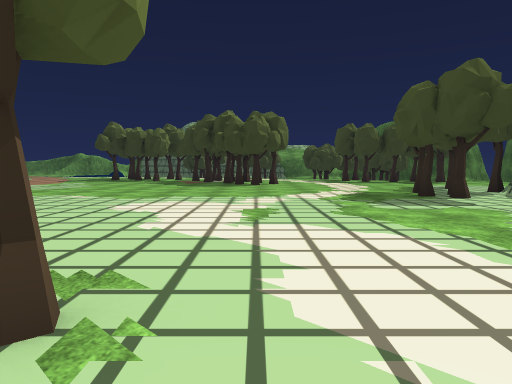
view 1 (above)

24 first-person views from a walk through a scene from a Unity 3-D project. The camera is 1.4 m above the floor, tilts 4° down and sees 70° across. The floor is counted in squares, 2 m on a side. Each view is taken from the middle of a square. On the plan, view 1 faces up. The plan holds only what a view shows up to about 11 squares ahead; the rest is blank. The place goes on beyond the plan. Some surface patterns are stand-ins.

view 2
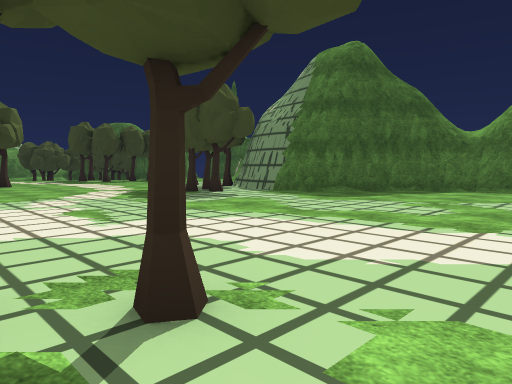

view 3
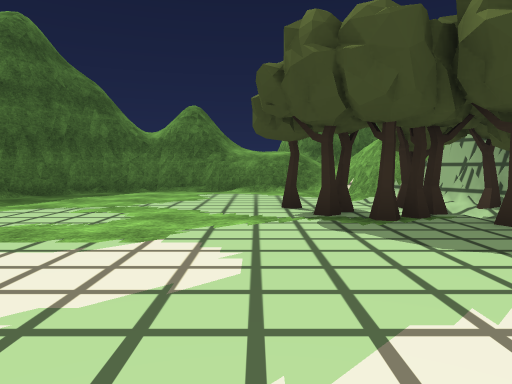

view 4
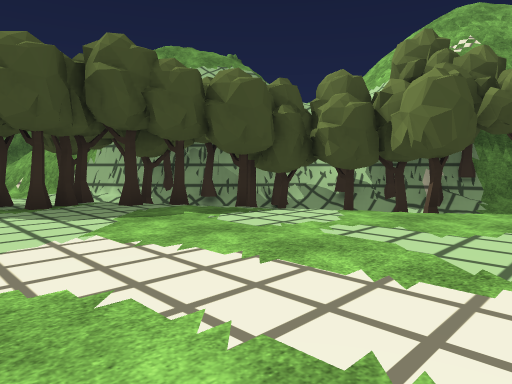

view 5
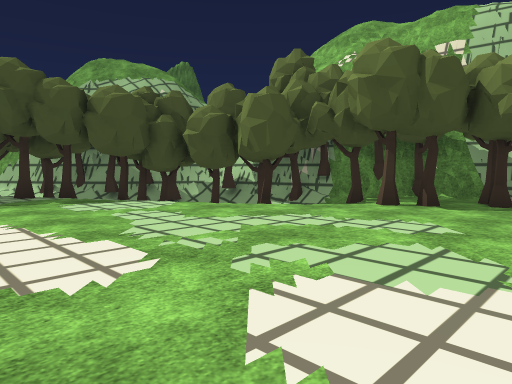

view 6
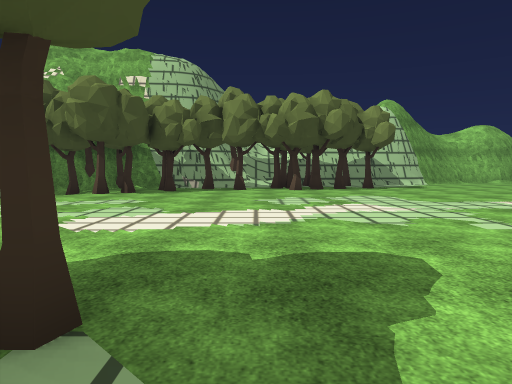

view 7
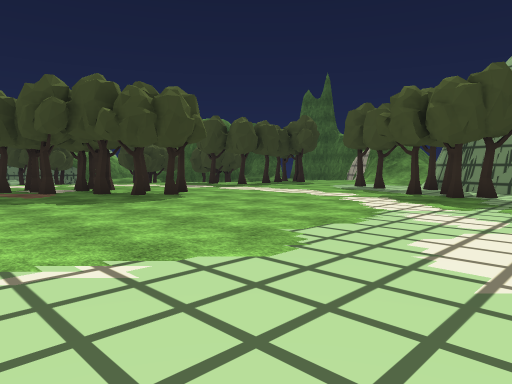

view 8
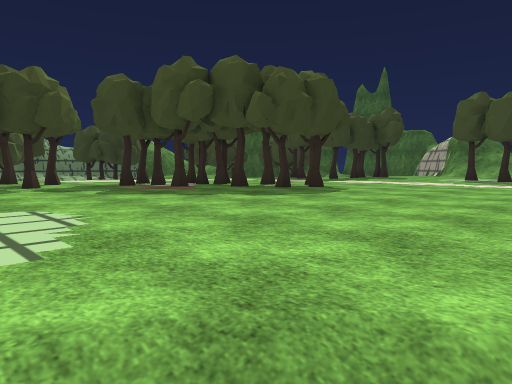

view 9
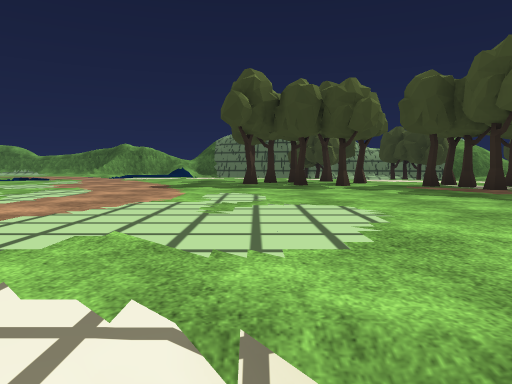

view 10
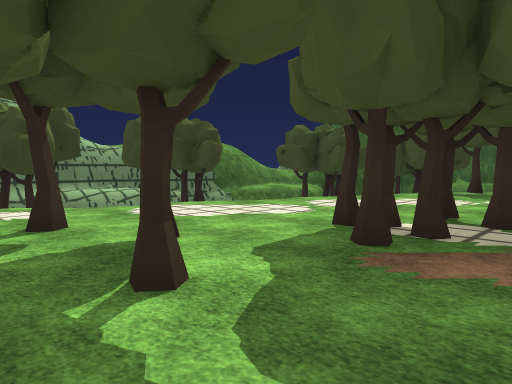

view 11
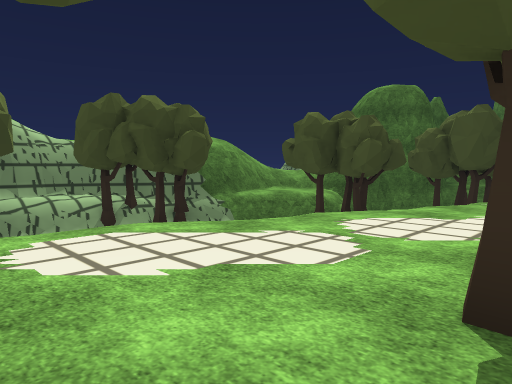

view 12
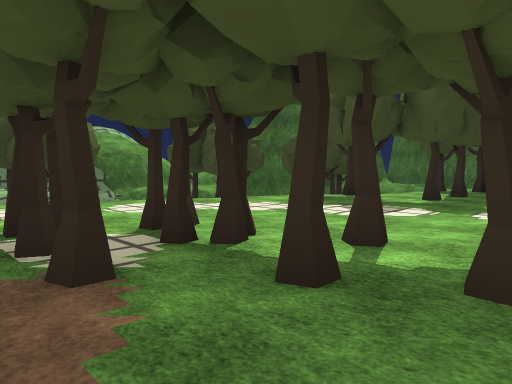

view 13
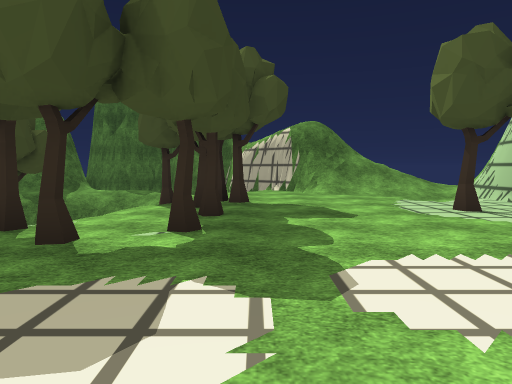

view 14
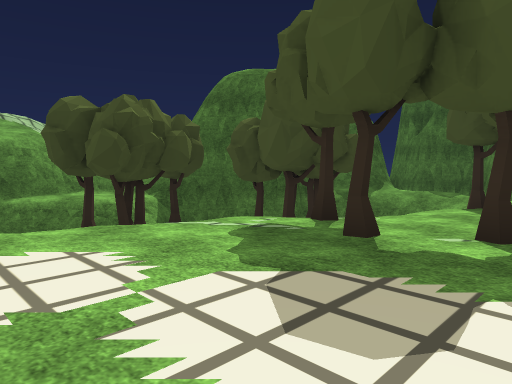

view 15
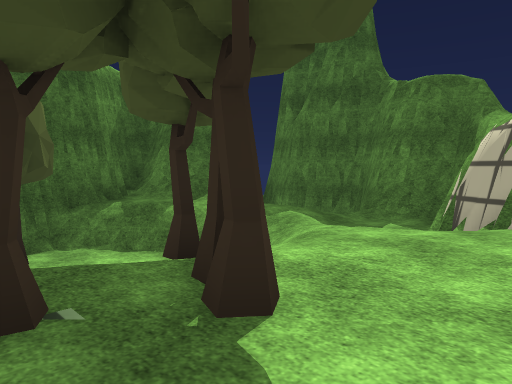

view 16
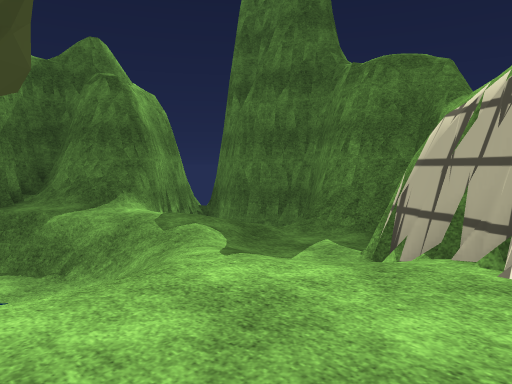

view 17
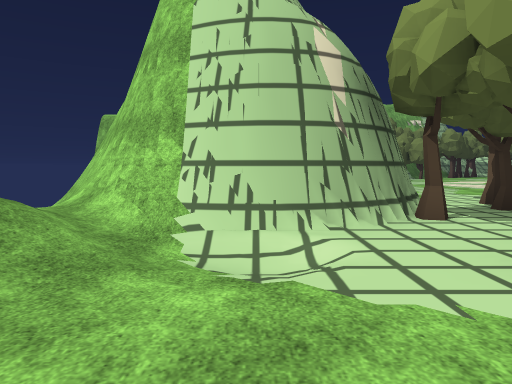

view 18
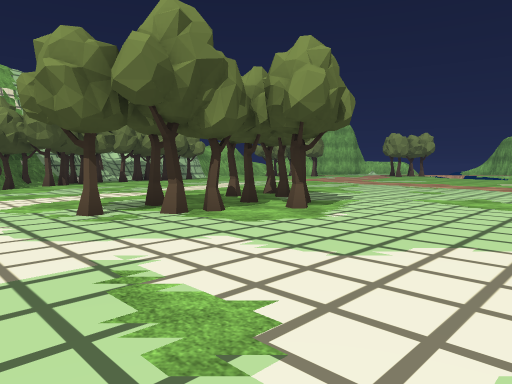

view 19
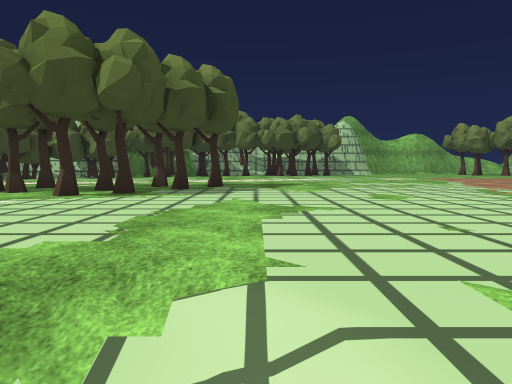

view 20
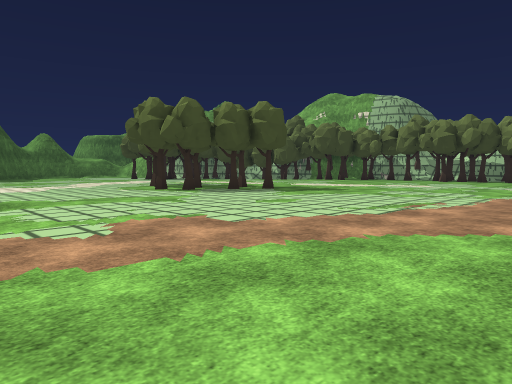

view 21
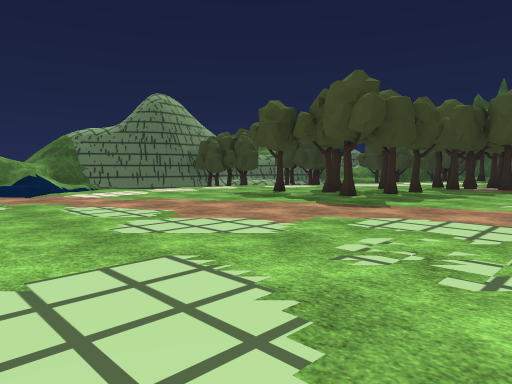

view 22
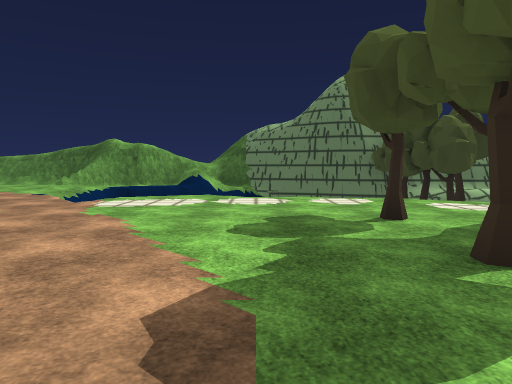

view 23
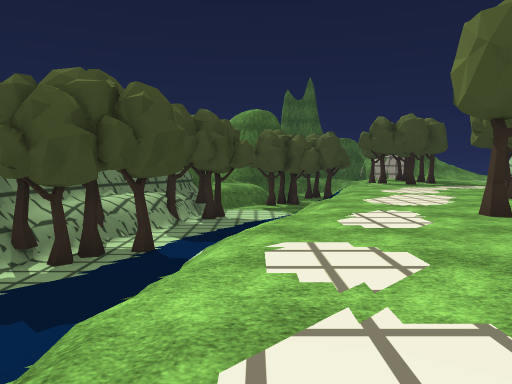

view 24
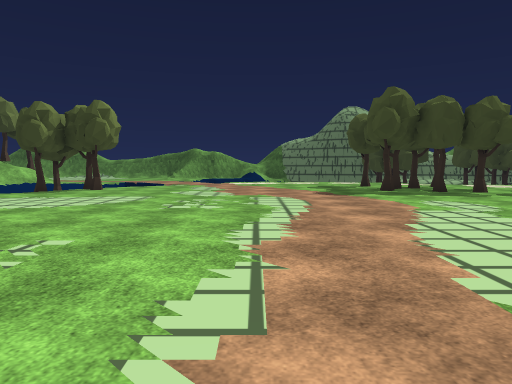

### Floor plan
Key: @ floor where view 1 was taken; # wall or solid block; x gap in a wall; . main floor; - floor 0.5 m lower than the main floor; _ floor 1 m lower than the main floor; < floor 1.5 m lower than the main floor; / step, stairs or slope; = window, fence, low wall or low ledge; v drop or lower ground; O other object.
Columns run from 15 left of view 1 to 15 right of it. Each row starts with its distance up from view 1.
 27           OOO=####
 26        x<<<O  OOO#####
 25 .= = //=v/v<<<<OO===.#
 24 ../......//  /<<< ##=###
 23  ..........///=#<  O<O<### ####
 22  /............/=   O  O<#####v#
 21  .......O.O.....//    OO<= /vv#
 20  .......OO.........//   <<// v#
 19 ........O..O........O     ///##
 18 .........OO.OOO....O.../O///-##
 17 .............OOO....OOOO..//###
 16 .............O.O.......O../##
 15 ..............O.O........./#
 14 ..............OO........../#
 13 ......................O...//
 12  ....................O..////
 11   .....................////
 10   ....../..........O..O####/
  9  .....  //.........OO.##  ##
  8  .......//..........O##    #
  7  ....................##     #
  6  .....................##    #
  5   .....................##
  4   ......................##
  3   ........OO.............#
  2   .........OOOO..........#
  1   ........O..O...........#
  0   .......OO....@........//
 -1  ..................OO...//
 -2  ..................O./////
 -3    ...............OOOO/##/
 -4     ............./OOO###
 -5    ............./O_OO#
 -6   ............/ OOO###
 -7   ..........O/OO /##
 -8  .........OO.O/OOO#
 -9  ....OOOOO.OOOO####

Where each view was taken, in squares from view 1:
view 1: 0 up, 0 right, facing up
view 2: 0 up, 2 left, facing up-right
view 3: 0 up, 1 left, facing right
view 4: 0 up, 3 left, facing down-right
view 5: 1 down, 6 left, facing down-right
view 6: 2 up, 7 left, facing down
view 7: 6 up, 5 left, facing up-right
view 8: 9 up, 7 left, facing up-right
view 9: 9 up, 7 left, facing up
view 10: 16 up, 6 left, facing up-right
view 11: 18 up, 4 left, facing up-right
view 12: 14 up, 3 left, facing up-right
view 13: 16 up, 1 right, facing right
view 14: 16 up, 1 right, facing up-right
view 15: 15 up, 7 right, facing up-right
view 16: 15 up, 9 right, facing up-right
view 17: 15 up, 9 right, facing down
view 18: 7 up, 1 right, facing down-left
view 19: 9 up, 7 left, facing down
view 20: 9 up, 14 left, facing down-right
view 21: 14 up, 15 left, facing up-right
view 22: 16 up, 9 left, facing up
view 23: 24 up, 10 left, facing right
view 24: 8 up, 11 left, facing up
